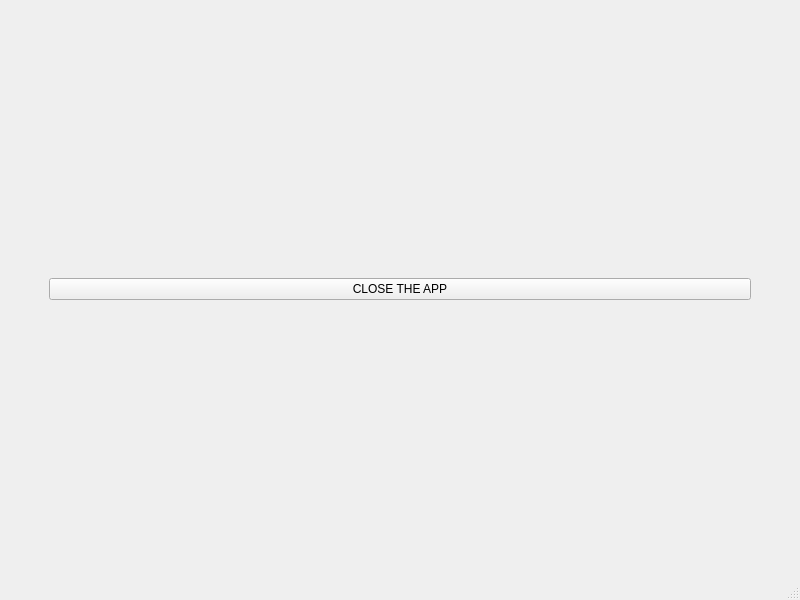
<?xml version="1.0" encoding="UTF-8"?>
<ui version="4.0">
 <class>Close</class>
 <widget class="QMainWindow" name="Close">
  <property name="geometry">
   <rect>
    <x>0</x>
    <y>0</y>
    <width>800</width>
    <height>600</height>
   </rect>
  </property>
  <property name="windowTitle">
   <string>MainWindow</string>
  </property>
  <widget class="QWidget" name="centralwidget">
   <layout class="QGridLayout" name="gridLayout">
    <item row="1" column="2">
     <spacer name="horizontalSpacer">
      <property name="orientation">
       <enum>Qt::Orientation::Horizontal</enum>
      </property>
      <property name="sizeType">
       <enum>QSizePolicy::Policy::Fixed</enum>
      </property>
      <property name="sizeHint" stdset="0">
       <size>
        <width>40</width>
        <height>20</height>
       </size>
      </property>
     </spacer>
    </item>
    <item row="1" column="1">
     <widget class="QPushButton" name="Close_app_btn">
      <property name="text">
       <string>CLOSE THE APP</string>
      </property>
     </widget>
    </item>
    <item row="0" column="1">
     <spacer name="verticalSpacer_2">
      <property name="orientation">
       <enum>Qt::Orientation::Vertical</enum>
      </property>
      <property name="sizeType">
       <enum>QSizePolicy::Policy::Fixed</enum>
      </property>
      <property name="sizeHint" stdset="0">
       <size>
        <width>20</width>
        <height>20</height>
       </size>
      </property>
     </spacer>
    </item>
    <item row="2" column="1">
     <spacer name="verticalSpacer">
      <property name="orientation">
       <enum>Qt::Orientation::Vertical</enum>
      </property>
      <property name="sizeType">
       <enum>QSizePolicy::Policy::Fixed</enum>
      </property>
      <property name="sizeHint" stdset="0">
       <size>
        <width>20</width>
        <height>20</height>
       </size>
      </property>
     </spacer>
    </item>
    <item row="1" column="0">
     <spacer name="horizontalSpacer_2">
      <property name="orientation">
       <enum>Qt::Orientation::Horizontal</enum>
      </property>
      <property name="sizeType">
       <enum>QSizePolicy::Policy::Fixed</enum>
      </property>
      <property name="sizeHint" stdset="0">
       <size>
        <width>40</width>
        <height>20</height>
       </size>
      </property>
     </spacer>
    </item>
   </layout>
  </widget>
  <widget class="QMenuBar" name="menubar">
   <property name="geometry">
    <rect>
     <x>0</x>
     <y>0</y>
     <width>800</width>
     <height>26</height>
    </rect>
   </property>
  </widget>
  <widget class="QStatusBar" name="statusbar"/>
 </widget>
 <resources/>
 <connections/>
</ui>
